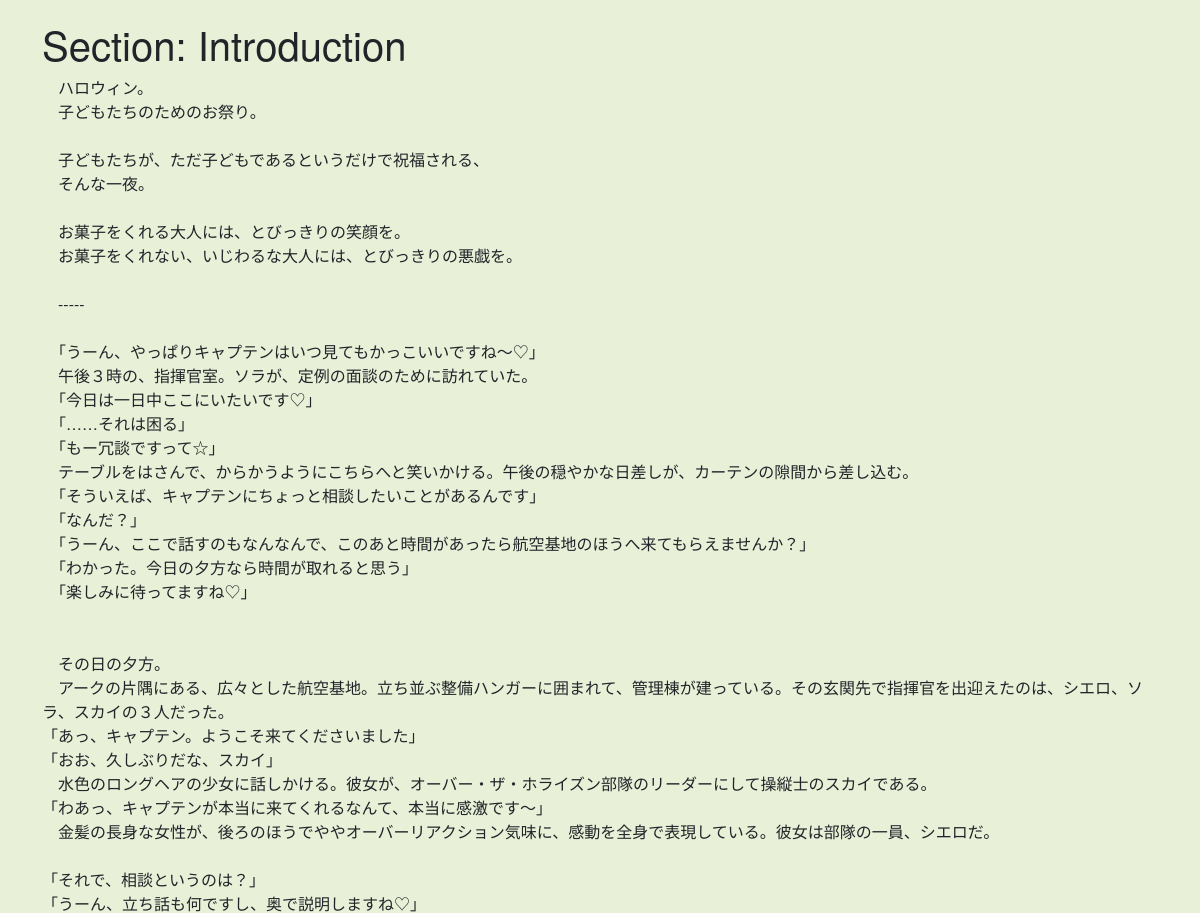
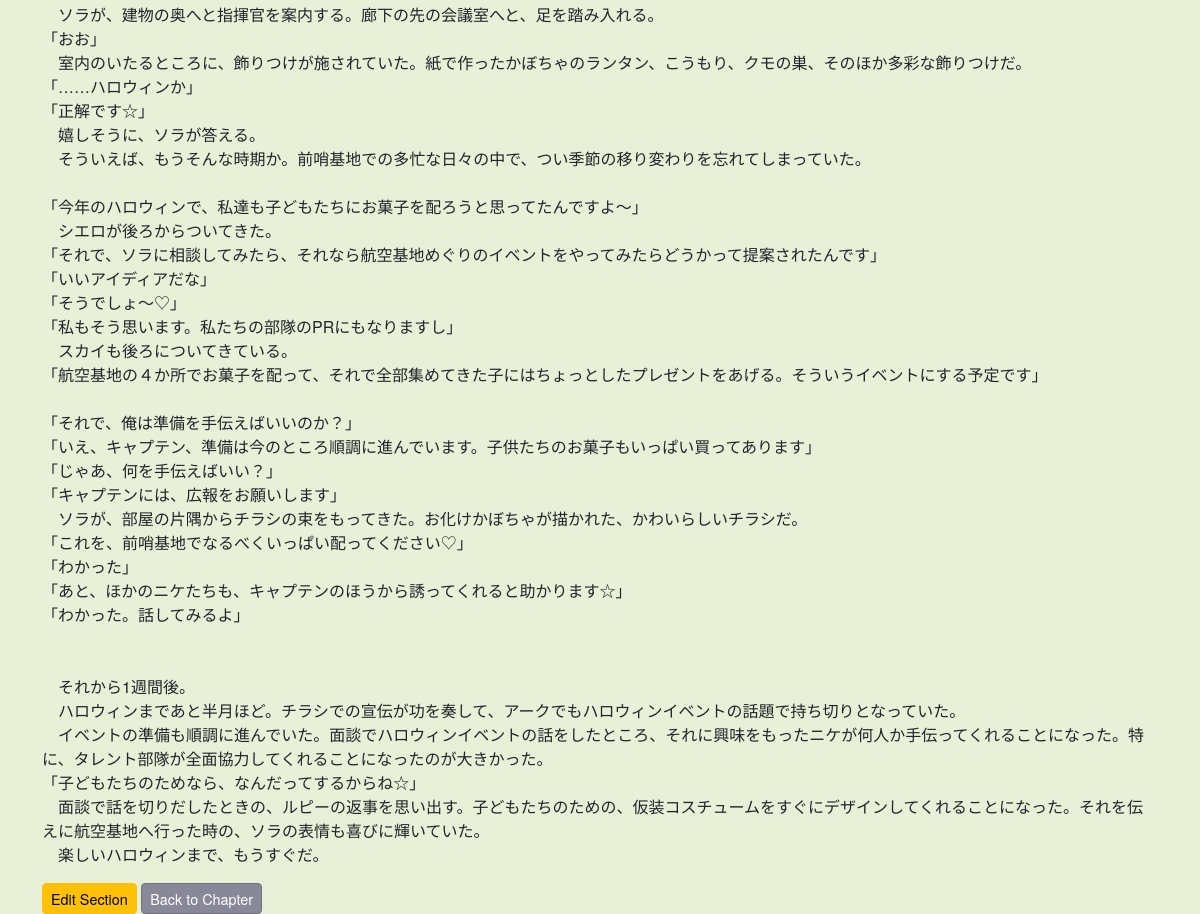
The app's page /minamo/book/1/chapters/1/sections/1/ (signed in) with its own data (2 pictures, top to bottom).
### minamo/models.py (models this page shows, shortened)
class Section(models.Model):
    chapter = models.ForeignKey(Chapter, on_delete=models.CASCADE)
    title = models.CharField(max_length=200, default="New Section")
    content = models.TextField()
    content_head = models.CharField(max_length=200, blank=True)
    order = models.IntegerField()
    length = models.IntegerField(default=0)
    created_date = models.DateField(default=timezone.now)
    updated_date = models.DateField(auto_now=True)

### minamo/views.py (the view)
# urls.py: path('book/<int:book_id>/chapters/<int:chapter_id>/sections/<int:section_id>/', views.section_detail, name='section_detail'),
@login_required
def section_detail(request, book_id, chapter_id, section_id):
    book = request.user.book_set.get(id=book_id)
    chapter = book.chapter_set.get(id=chapter_id)
    section = chapter.section_set.get(id=section_id)
    context = {'book': book, 'chapter': chapter, 'section': section}
    return render(request, 'minamo/section_detail.html', context)

### minamo/templates/minamo/section_detail.html (shortened to what this page needs)
{% extends "minamo/base.html" %}
{% block content %}
<h1>Section: {{ section.title }}</h1>
<p id="section-content-show">{{ section.content }}</p>
<a href="{% url 'minamo:edit_section' section.chapter.book.id section.chapter.id section.id %}" class="btn btn-warning btn-sm">Edit Section</a>
<a href="{% url 'minamo:chapter_detail' section.chapter.book.id section.chapter.id %}" class="btn btn-secondary btn-sm">Back to Chapter</a>
{% endblock %}

### minamo/static/minamo/css/minamo.css (style rules this page uses)
body { font-family:"Helvetica Neue",Arial,"Hiragino Kaku Gothic ProN","Hiragino Sans","Noto Sans JP", sans-serif; background-color: #e8f0d8; }
.btn { font-size: 0.9em; padding-top: 0.25em; padding-bottom: 0.25em; }
.btn-secondary { background-color: #889; color: #fff; }
#section-content-show { white-space: pre-wrap; }

### records on screen
Section: title "Introduction", content "ハロウィン。 子どもたちのためのお祭り。 子どもたちが、ただ子どもであるというだけで祝福される、 そんな一夜。 お菓子をくれる大人には、とびっきりの笑顔を。 お菓子をくれない、いじわるな大人には、とびっきりの悪戯を。 ----- 「うーん、やっぱりキャプテンはいつ見てもかっこいいですね～♡」 午後３時の、指揮官室。ソラが、定例の面談のために訪れていた。 「今日は一日中ここにいたいです♡」 「……それは困る」 「もー冗談ですって☆」 テーブルをはさんで、からかうようにこちらへと笑いかける。午後の穏やかな日差しが、カーテンの隙間から差し込む。 「そういえば、キャプテンにちょっと相談したいことがあるんです」 「なんだ？」 「うーん、ここで話すのもなんなんで、このあと時間があったら航空基地のほうへ来てもらえませんか？」 「わかった。今日の夕方なら時間が取れると思う」 「楽しみに待ってますね♡」 その日の夕方。 アークの片隅にある、広々とした航空基地。立ち並ぶ整備ハンガーに囲まれて、管理棟が建っている。その玄関先で指揮官を出迎えたのは、シエロ、ソラ、スカイの３人だった。 「あっ、キャプテン。ようこそ来てくださいました」 「おお、久しぶりだな、スカイ」 水色のロングヘアの少女に話しかける。彼女が、オーバー・ザ・ホライズン部隊のリーダーにして操縦士のスカイである。 「わあっ、キャプテンが本当に来てくれるなんて、本当に感激です～」 金髪の長身な女性が、後ろのほうでややオーバーリアクション気味に、感動を全身で表現している。彼女は部隊の一員、シエロだ。 「それで、相談というのは？」…"
